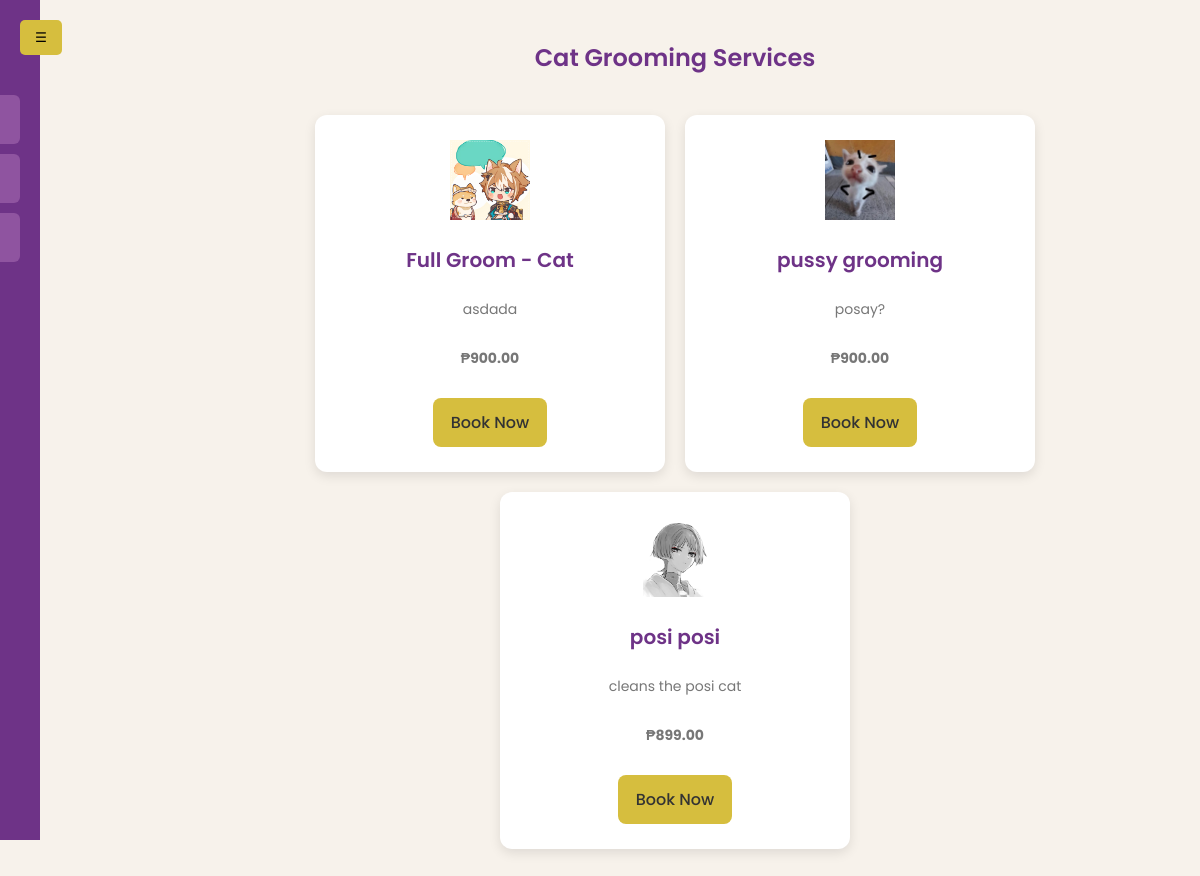
/user/grooming-cat.php (signed in), run on the app's committed database.
### tables this page shows
CREATE TABLE `services` (
  `id` int(11) NOT NULL,
  `service_name` varchar(255) NOT NULL,
  `service_description` text NOT NULL,
  `service_price` decimal(10,2) NOT NULL,
  `service_image` varchar(255) NOT NULL,
  `created_at` timestamp NOT NULL DEFAULT current_timestamp(),
  `service_type` varchar(255) NOT NULL,
  `is_deleted` tinyint(1) DEFAULT 0
);

### user/grooming-cat.php (the view, shortened to what this page needs)
<?php
include_once 'user-navigation.php';
include_once '../db.php';
?>
<!DOCTYPE html>
<html lang="en">
<head>
</head>
<body>
<div class="container">
    <h2>Cat Grooming Services</h2>
    <div class="services">
        <?php
        $query = "SELECT * FROM services WHERE service_type = 'CatGrooming'";
        $result = mysqli_query($conn, $query);
        if (mysqli_num_rows($result) > 0) {
            while ($row = mysqli_fetch_assoc($result)) {
                $imagePath = '../' . ltrim($row['service_image'], '/');
        ?>
            <div class="service-card">
                <img src="<?php echo htmlspecialchars($imagePath); ?>" alt="<?php echo htmlspecialchars($row['service_name']); ?>">
                <h3><?php echo htmlspecialchars($row['service_name']); ?></h3>
                <p><?php echo htmlspecialchars($row['service_description']); ?></p>
                <p><strong>₱<?php echo number_format($row['service_price'], 2); ?></strong></p>
                <a href="user-booking-form.php?id=<?php echo $row['id']; ?>" class="book-btn">Book Now</a>
            </div>
        <?php
            }
        } else {
            echo '<p style="color: var(--primary); text-align: center;">No cat grooming services available.</p>';
        }
        ?>
    </div>
</div>
</body>
</html>

### user/user-navigation.php (style rules this page uses)
:root { --primary: #6E3387; --alt: #8F54A0; --accent: #D6BE3E; --bg-light: #FFFFFF; --text-dark: #000000; }
body { margin: 0; padding: 0; font-family: 'Poppins', sans-serif; display: flex; }

### user/grooming-cat.php (style rules this page uses)
:root { --primary: #6E3387; --accent: #D6BE3E; --accent-hover: #C5A634; --bg-muted: #F7F2EB; --text-main: #333333; --text-muted: #777777; }
body { background-color: var(--bg-muted); font-family: 'Poppins', sans-serif; margin: 0; padding: 0; transition: margin-left 0.3s ease; color: var(--text-main); }
.container { padding: 20px; margin-left: 150px; max-width: 100%; }
h2 { text-align: center; font-weight: 600; color: var(--primary); }
.services { display: flex; flex-wrap: wrap; justify-content: center; gap: 20px; margin-top: 30px; padding: 10px; align-items: flex-start; }
.service-card { background: white; padding: 25px; border-radius: 12px; box-shadow: 0 4px 12px rgba(0, 0, 0, 0.1); text-align: center; transition: transform 0.3s; display: flex; flex-direction: column; align-items: center; width: 300px; }
.service-card img { width: 80px; height: 80px; margin-bottom: 15px; object-fit: contain; }
.service-card h3 { margin: 10px 0; color: var(--primary); font-size: 20px; font-weight: 600; }
.service-card p { color: var(--text-muted); font-size: 14px; }
.book-btn { display: inline-block; margin-top: 15px; padding: 12px 18px; background: var(--accent); color: var(--text-main); text-decoration: none; border-radius: 8px; font-weight: 500; transition: background 0.3s; border: none; cursor: pointer; }

### data on the page
services: service_image (picture), service_name "Full Groom - Cat", service_description "asdada", service_price "900.00"
services: service_image (picture), service_name "pussy grooming", service_description "posay?", service_price "900.00"
services: service_image (picture), service_name "posi posi", service_description "cleans the posi cat", service_price "899.00"
